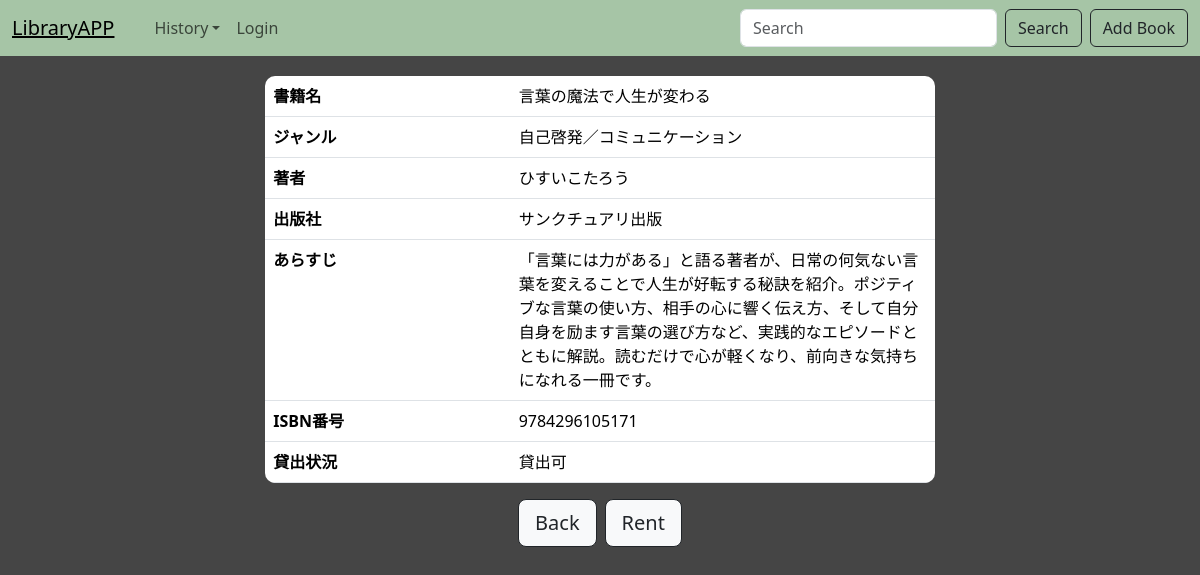
Page /2/ on the committed database.
### library/models.py (models this page shows, shortened)
class Book(models.Model):
    title = models.CharField(max_length=255)
    genre = models.CharField(max_length=100)
    ISBN = models.CharField(max_length=20)
    author = models.CharField(max_length=20)
    publisher = models.CharField(max_length=20)
    content = models.TextField()
    lendStatus = models.BooleanField(default=True)  # True = 貸出可能

### library/views.py (the view)
# urls.py: path('<int:pk>/', views.DetailView.as_view(), name='detail'),   # 投稿詳細ページ
class DetailView(generic.DetailView):
    model = Book
    template_name = 'library/detail.html'

### templates/library/detail.html (shortened to what this page needs)
{% extends "base.html" %}
{% block content %}
<div class="container">
<table class="table table-hover table-ditail">
    <tr>
        <th>書籍名</th>
        <td>{{ object.title }}</td>
    </tr>
    <tr>
        <th>ジャンル</th>
        <td>{{ object.genre }}</td>
    </tr>
    <tr>
        <th>著者</th>
        <td>{{ object.author }}</td>
    </tr>
    <tr>
        <th>出版社</th>
        <td>{{ object.publisher }}</td>
    </tr>
    <tr>
        <th>あらすじ</th>
        <td>{{ object.content }}</td>
    </tr>
    <tr>
        <th>ISBN番号</th>
        <td>{{ object.ISBN }}</td>
    </tr>
    <tr>
        <th>貸出状況</th>
        <td>
            {% if object.lendStatus %}
                <span>貸出可</span>
            {% else %}
                <span>貸出不可</span>
            {% endif %}
        </td>
    </tr>
</table>
<div class="d-flex justify-content-center">
    <a href="{% url 'library:index' %}" class="btn btn-light btn-outline-dark btn-primary btn-lg">Back</a>
    <a  href="#" class="btn btn-light btn-outline-dark btn-primary btn-lg ms-2">Rent</a>
</div>
{% endblock %}

### static/css/style.css (style rules this page uses)
table { border-radius: 10px; overflow: hidden; border-collapse: separate; margin-top: 20px; }
body { background-color: rgb(69, 69, 69) !important; }
td { white-space: nowrap; overflow: hidden; text-overflow: ellipsis; max-width: 150px; }
.table-ditail { width: 60% !important; margin: 20px auto; }
.table-ditail td { white-space: normal; overflow: visible; text-overflow: clip; }

### rows in the picture
Book: title "言葉の魔法で人生が変わる", genre "自己啓発／コミュニケーション", author "ひすいこたろう", publisher "サンクチュアリ出版", content "「言葉には力がある」と語る著者が、日常の何気ない言葉を変えることで人生が好転する秘訣を紹介。ポジティブな言葉の使い方、相手の心に響く伝え方、そして自分自身を励ます言葉の選び方など、実践的なエピソードとともに解説。読むだけで心が軽くなり、前向きな気持ちになれる一冊です。", ISBN "9784296105171"
